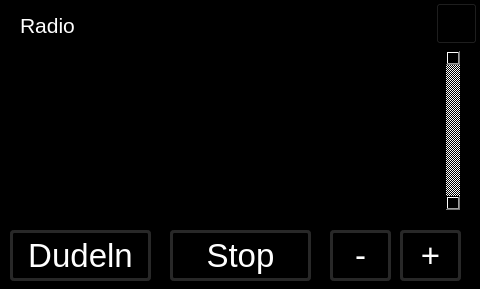
<?xml version="1.0" encoding="UTF-8"?>
<ui version="4.0">
 <class>RadioWindow</class>
 <widget class="QMainWindow" name="RadioWindow">
  <property name="geometry">
   <rect>
    <x>0</x>
    <y>0</y>
    <width>480</width>
    <height>289</height>
   </rect>
  </property>
  <property name="windowTitle">
   <string>MainWindow</string>
  </property>
  <property name="styleSheet">
   <string notr="true">background-color: rgb(0, 0, 0);</string>
  </property>
  <widget class="QWidget" name="centralWidget">
   <widget class="QPushButton" name="pushButtonRadioPlay">
    <property name="geometry">
     <rect>
      <x>10</x>
      <y>230</y>
      <width>141</width>
      <height>51</height>
     </rect>
    </property>
    <property name="palette">
     <palette>
      <active>
       <colorrole role="WindowText">
        <brush brushstyle="SolidPattern">
         <color alpha="255">
          <red>255</red>
          <green>255</green>
          <blue>255</blue>
         </color>
        </brush>
       </colorrole>
       <colorrole role="Button">
        <brush brushstyle="SolidPattern">
         <color alpha="255">
          <red>0</red>
          <green>0</green>
          <blue>0</blue>
         </color>
        </brush>
       </colorrole>
       <colorrole role="Text">
        <brush brushstyle="SolidPattern">
         <color alpha="255">
          <red>255</red>
          <green>255</green>
          <blue>255</blue>
         </color>
        </brush>
       </colorrole>
       <colorrole role="ButtonText">
        <brush brushstyle="SolidPattern">
         <color alpha="255">
          <red>255</red>
          <green>255</green>
          <blue>255</blue>
         </color>
        </brush>
       </colorrole>
       <colorrole role="Base">
        <brush brushstyle="SolidPattern">
         <color alpha="255">
          <red>0</red>
          <green>0</green>
          <blue>0</blue>
         </color>
        </brush>
       </colorrole>
       <colorrole role="Window">
        <brush brushstyle="SolidPattern">
         <color alpha="255">
          <red>0</red>
          <green>0</green>
          <blue>0</blue>
         </color>
        </brush>
       </colorrole>
      </active>
      <inactive>
       <colorrole role="WindowText">
        <brush brushstyle="SolidPattern">
         <color alpha="255">
          <red>255</red>
          <green>255</green>
          <blue>255</blue>
         </color>
        </brush>
       </colorrole>
       <colorrole role="Button">
        <brush brushstyle="SolidPattern">
         <color alpha="255">
          <red>0</red>
          <green>0</green>
          <blue>0</blue>
         </color>
        </brush>
       </colorrole>
       <colorrole role="Text">
        <brush brushstyle="SolidPattern">
         <color alpha="255">
          <red>255</red>
          <green>255</green>
          <blue>255</blue>
         </color>
        </brush>
       </colorrole>
       <colorrole role="ButtonText">
        <brush brushstyle="SolidPattern">
         <color alpha="255">
          <red>255</red>
          <green>255</green>
          <blue>255</blue>
         </color>
        </brush>
       </colorrole>
       <colorrole role="Base">
        <brush brushstyle="SolidPattern">
         <color alpha="255">
          <red>0</red>
          <green>0</green>
          <blue>0</blue>
         </color>
        </brush>
       </colorrole>
       <colorrole role="Window">
        <brush brushstyle="SolidPattern">
         <color alpha="255">
          <red>0</red>
          <green>0</green>
          <blue>0</blue>
         </color>
        </brush>
       </colorrole>
      </inactive>
      <disabled>
       <colorrole role="WindowText">
        <brush brushstyle="SolidPattern">
         <color alpha="255">
          <red>255</red>
          <green>255</green>
          <blue>255</blue>
         </color>
        </brush>
       </colorrole>
       <colorrole role="Button">
        <brush brushstyle="SolidPattern">
         <color alpha="255">
          <red>0</red>
          <green>0</green>
          <blue>0</blue>
         </color>
        </brush>
       </colorrole>
       <colorrole role="Text">
        <brush brushstyle="SolidPattern">
         <color alpha="255">
          <red>255</red>
          <green>255</green>
          <blue>255</blue>
         </color>
        </brush>
       </colorrole>
       <colorrole role="ButtonText">
        <brush brushstyle="SolidPattern">
         <color alpha="255">
          <red>255</red>
          <green>255</green>
          <blue>255</blue>
         </color>
        </brush>
       </colorrole>
       <colorrole role="Base">
        <brush brushstyle="SolidPattern">
         <color alpha="255">
          <red>0</red>
          <green>0</green>
          <blue>0</blue>
         </color>
        </brush>
       </colorrole>
       <colorrole role="Window">
        <brush brushstyle="SolidPattern">
         <color alpha="255">
          <red>0</red>
          <green>0</green>
          <blue>0</blue>
         </color>
        </brush>
       </colorrole>
      </disabled>
     </palette>
    </property>
    <property name="font">
     <font>
      <pointsize>25</pointsize>
     </font>
    </property>
    <property name="cursor">
     <cursorShape>OpenHandCursor</cursorShape>
    </property>
    <property name="styleSheet">
     <string notr="true">QPushButton
{
color: rgb(255, 255, 255);
background-color: rgb(0, 0,0);
border-color: rgb(40, 40, 40);
border-width: 3px;        
border-style: solid;
border-radius: 4px;
}
QPushButton:pressed
{
background-color: rgb(40,40,40)
}
</string>
    </property>
    <property name="text">
     <string>Dudeln</string>
    </property>
   </widget>
   <widget class="QPushButton" name="pushButtonRadioStop">
    <property name="geometry">
     <rect>
      <x>170</x>
      <y>230</y>
      <width>141</width>
      <height>51</height>
     </rect>
    </property>
    <property name="palette">
     <palette>
      <active>
       <colorrole role="WindowText">
        <brush brushstyle="SolidPattern">
         <color alpha="255">
          <red>255</red>
          <green>255</green>
          <blue>255</blue>
         </color>
        </brush>
       </colorrole>
       <colorrole role="Button">
        <brush brushstyle="SolidPattern">
         <color alpha="255">
          <red>0</red>
          <green>0</green>
          <blue>0</blue>
         </color>
        </brush>
       </colorrole>
       <colorrole role="Text">
        <brush brushstyle="SolidPattern">
         <color alpha="255">
          <red>255</red>
          <green>255</green>
          <blue>255</blue>
         </color>
        </brush>
       </colorrole>
       <colorrole role="ButtonText">
        <brush brushstyle="SolidPattern">
         <color alpha="255">
          <red>255</red>
          <green>255</green>
          <blue>255</blue>
         </color>
        </brush>
       </colorrole>
       <colorrole role="Base">
        <brush brushstyle="SolidPattern">
         <color alpha="255">
          <red>0</red>
          <green>0</green>
          <blue>0</blue>
         </color>
        </brush>
       </colorrole>
       <colorrole role="Window">
        <brush brushstyle="SolidPattern">
         <color alpha="255">
          <red>0</red>
          <green>0</green>
          <blue>0</blue>
         </color>
        </brush>
       </colorrole>
      </active>
      <inactive>
       <colorrole role="WindowText">
        <brush brushstyle="SolidPattern">
         <color alpha="255">
          <red>255</red>
          <green>255</green>
          <blue>255</blue>
         </color>
        </brush>
       </colorrole>
       <colorrole role="Button">
        <brush brushstyle="SolidPattern">
         <color alpha="255">
          <red>0</red>
          <green>0</green>
          <blue>0</blue>
         </color>
        </brush>
       </colorrole>
       <colorrole role="Text">
        <brush brushstyle="SolidPattern">
         <color alpha="255">
          <red>255</red>
          <green>255</green>
          <blue>255</blue>
         </color>
        </brush>
       </colorrole>
       <colorrole role="ButtonText">
        <brush brushstyle="SolidPattern">
         <color alpha="255">
          <red>255</red>
          <green>255</green>
          <blue>255</blue>
         </color>
        </brush>
       </colorrole>
       <colorrole role="Base">
        <brush brushstyle="SolidPattern">
         <color alpha="255">
          <red>0</red>
          <green>0</green>
          <blue>0</blue>
         </color>
        </brush>
       </colorrole>
       <colorrole role="Window">
        <brush brushstyle="SolidPattern">
         <color alpha="255">
          <red>0</red>
          <green>0</green>
          <blue>0</blue>
         </color>
        </brush>
       </colorrole>
      </inactive>
      <disabled>
       <colorrole role="WindowText">
        <brush brushstyle="SolidPattern">
         <color alpha="255">
          <red>255</red>
          <green>255</green>
          <blue>255</blue>
         </color>
        </brush>
       </colorrole>
       <colorrole role="Button">
        <brush brushstyle="SolidPattern">
         <color alpha="255">
          <red>0</red>
          <green>0</green>
          <blue>0</blue>
         </color>
        </brush>
       </colorrole>
       <colorrole role="Text">
        <brush brushstyle="SolidPattern">
         <color alpha="255">
          <red>255</red>
          <green>255</green>
          <blue>255</blue>
         </color>
        </brush>
       </colorrole>
       <colorrole role="ButtonText">
        <brush brushstyle="SolidPattern">
         <color alpha="255">
          <red>255</red>
          <green>255</green>
          <blue>255</blue>
         </color>
        </brush>
       </colorrole>
       <colorrole role="Base">
        <brush brushstyle="SolidPattern">
         <color alpha="255">
          <red>0</red>
          <green>0</green>
          <blue>0</blue>
         </color>
        </brush>
       </colorrole>
       <colorrole role="Window">
        <brush brushstyle="SolidPattern">
         <color alpha="255">
          <red>0</red>
          <green>0</green>
          <blue>0</blue>
         </color>
        </brush>
       </colorrole>
      </disabled>
     </palette>
    </property>
    <property name="font">
     <font>
      <pointsize>25</pointsize>
     </font>
    </property>
    <property name="cursor">
     <cursorShape>OpenHandCursor</cursorShape>
    </property>
    <property name="styleSheet">
     <string notr="true">QPushButton
{
color: rgb(255, 255, 255);
background-color: rgb(0, 0,0);
border-color: rgb(40, 40, 40);
border-width: 3px;        
border-style: solid;
border-radius: 4px;
}
QPushButton:pressed
{
background-color: rgb(40,40,40)
}
</string>
    </property>
    <property name="text">
     <string>Stop</string>
    </property>
   </widget>
   <widget class="QPushButton" name="pushButtonVolDown">
    <property name="geometry">
     <rect>
      <x>330</x>
      <y>230</y>
      <width>61</width>
      <height>51</height>
     </rect>
    </property>
    <property name="palette">
     <palette>
      <active>
       <colorrole role="WindowText">
        <brush brushstyle="SolidPattern">
         <color alpha="255">
          <red>255</red>
          <green>255</green>
          <blue>255</blue>
         </color>
        </brush>
       </colorrole>
       <colorrole role="Button">
        <brush brushstyle="SolidPattern">
         <color alpha="255">
          <red>0</red>
          <green>0</green>
          <blue>0</blue>
         </color>
        </brush>
       </colorrole>
       <colorrole role="Text">
        <brush brushstyle="SolidPattern">
         <color alpha="255">
          <red>255</red>
          <green>255</green>
          <blue>255</blue>
         </color>
        </brush>
       </colorrole>
       <colorrole role="ButtonText">
        <brush brushstyle="SolidPattern">
         <color alpha="255">
          <red>255</red>
          <green>255</green>
          <blue>255</blue>
         </color>
        </brush>
       </colorrole>
       <colorrole role="Base">
        <brush brushstyle="SolidPattern">
         <color alpha="255">
          <red>0</red>
          <green>0</green>
          <blue>0</blue>
         </color>
        </brush>
       </colorrole>
       <colorrole role="Window">
        <brush brushstyle="SolidPattern">
         <color alpha="255">
          <red>0</red>
          <green>0</green>
          <blue>0</blue>
         </color>
        </brush>
       </colorrole>
      </active>
      <inactive>
       <colorrole role="WindowText">
        <brush brushstyle="SolidPattern">
         <color alpha="255">
          <red>255</red>
          <green>255</green>
          <blue>255</blue>
         </color>
        </brush>
       </colorrole>
       <colorrole role="Button">
        <brush brushstyle="SolidPattern">
         <color alpha="255">
          <red>0</red>
          <green>0</green>
          <blue>0</blue>
         </color>
        </brush>
       </colorrole>
       <colorrole role="Text">
        <brush brushstyle="SolidPattern">
         <color alpha="255">
          <red>255</red>
          <green>255</green>
          <blue>255</blue>
         </color>
        </brush>
       </colorrole>
       <colorrole role="ButtonText">
        <brush brushstyle="SolidPattern">
         <color alpha="255">
          <red>255</red>
          <green>255</green>
          <blue>255</blue>
         </color>
        </brush>
       </colorrole>
       <colorrole role="Base">
        <brush brushstyle="SolidPattern">
         <color alpha="255">
          <red>0</red>
          <green>0</green>
          <blue>0</blue>
         </color>
        </brush>
       </colorrole>
       <colorrole role="Window">
        <brush brushstyle="SolidPattern">
         <color alpha="255">
          <red>0</red>
          <green>0</green>
          <blue>0</blue>
         </color>
        </brush>
       </colorrole>
      </inactive>
      <disabled>
       <colorrole role="WindowText">
        <brush brushstyle="SolidPattern">
         <color alpha="255">
          <red>255</red>
          <green>255</green>
          <blue>255</blue>
         </color>
        </brush>
       </colorrole>
       <colorrole role="Button">
        <brush brushstyle="SolidPattern">
         <color alpha="255">
          <red>0</red>
          <green>0</green>
          <blue>0</blue>
         </color>
        </brush>
       </colorrole>
       <colorrole role="Text">
        <brush brushstyle="SolidPattern">
         <color alpha="255">
          <red>255</red>
          <green>255</green>
          <blue>255</blue>
         </color>
        </brush>
       </colorrole>
       <colorrole role="ButtonText">
        <brush brushstyle="SolidPattern">
         <color alpha="255">
          <red>255</red>
          <green>255</green>
          <blue>255</blue>
         </color>
        </brush>
       </colorrole>
       <colorrole role="Base">
        <brush brushstyle="SolidPattern">
         <color alpha="255">
          <red>0</red>
          <green>0</green>
          <blue>0</blue>
         </color>
        </brush>
       </colorrole>
       <colorrole role="Window">
        <brush brushstyle="SolidPattern">
         <color alpha="255">
          <red>0</red>
          <green>0</green>
          <blue>0</blue>
         </color>
        </brush>
       </colorrole>
      </disabled>
     </palette>
    </property>
    <property name="font">
     <font>
      <pointsize>25</pointsize>
     </font>
    </property>
    <property name="cursor">
     <cursorShape>OpenHandCursor</cursorShape>
    </property>
    <property name="styleSheet">
     <string notr="true">QPushButton
{
color: rgb(255, 255, 255);
background-color: rgb(0, 0,0);
border-color: rgb(40, 40, 40);
border-width: 3px;        
border-style: solid;
border-radius: 4px;
}
QPushButton:pressed
{
background-color: rgb(40,40,40)
}
</string>
    </property>
    <property name="text">
     <string>-</string>
    </property>
   </widget>
   <widget class="QPushButton" name="pushButtonVolUp">
    <property name="geometry">
     <rect>
      <x>400</x>
      <y>230</y>
      <width>61</width>
      <height>51</height>
     </rect>
    </property>
    <property name="palette">
     <palette>
      <active>
       <colorrole role="WindowText">
        <brush brushstyle="SolidPattern">
         <color alpha="255">
          <red>255</red>
          <green>255</green>
          <blue>255</blue>
         </color>
        </brush>
       </colorrole>
       <colorrole role="Button">
        <brush brushstyle="SolidPattern">
         <color alpha="255">
          <red>0</red>
          <green>0</green>
          <blue>0</blue>
         </color>
        </brush>
       </colorrole>
       <colorrole role="Text">
        <brush brushstyle="SolidPattern">
         <color alpha="255">
          <red>255</red>
          <green>255</green>
          <blue>255</blue>
         </color>
        </brush>
       </colorrole>
       <colorrole role="ButtonText">
        <brush brushstyle="SolidPattern">
         <color alpha="255">
          <red>255</red>
          <green>255</green>
          <blue>255</blue>
         </color>
        </brush>
       </colorrole>
       <colorrole role="Base">
        <brush brushstyle="SolidPattern">
         <color alpha="255">
          <red>0</red>
          <green>0</green>
          <blue>0</blue>
         </color>
        </brush>
       </colorrole>
       <colorrole role="Window">
        <brush brushstyle="SolidPattern">
         <color alpha="255">
          <red>0</red>
          <green>0</green>
          <blue>0</blue>
         </color>
        </brush>
       </colorrole>
      </active>
      <inactive>
       <colorrole role="WindowText">
        <brush brushstyle="SolidPattern">
         <color alpha="255">
          <red>255</red>
          <green>255</green>
          <blue>255</blue>
         </color>
        </brush>
       </colorrole>
       <colorrole role="Button">
        <brush brushstyle="SolidPattern">
         <color alpha="255">
          <red>0</red>
          <green>0</green>
          <blue>0</blue>
         </color>
        </brush>
       </colorrole>
       <colorrole role="Text">
        <brush brushstyle="SolidPattern">
         <color alpha="255">
          <red>255</red>
          <green>255</green>
          <blue>255</blue>
         </color>
        </brush>
       </colorrole>
       <colorrole role="ButtonText">
        <brush brushstyle="SolidPattern">
         <color alpha="255">
          <red>255</red>
          <green>255</green>
          <blue>255</blue>
         </color>
        </brush>
       </colorrole>
       <colorrole role="Base">
        <brush brushstyle="SolidPattern">
         <color alpha="255">
          <red>0</red>
          <green>0</green>
          <blue>0</blue>
         </color>
        </brush>
       </colorrole>
       <colorrole role="Window">
        <brush brushstyle="SolidPattern">
         <color alpha="255">
          <red>0</red>
          <green>0</green>
          <blue>0</blue>
         </color>
        </brush>
       </colorrole>
      </inactive>
      <disabled>
       <colorrole role="WindowText">
        <brush brushstyle="SolidPattern">
         <color alpha="255">
          <red>255</red>
          <green>255</green>
          <blue>255</blue>
         </color>
        </brush>
       </colorrole>
       <colorrole role="Button">
        <brush brushstyle="SolidPattern">
         <color alpha="255">
          <red>0</red>
          <green>0</green>
          <blue>0</blue>
         </color>
        </brush>
       </colorrole>
       <colorrole role="Text">
        <brush brushstyle="SolidPattern">
         <color alpha="255">
          <red>255</red>
          <green>255</green>
          <blue>255</blue>
         </color>
        </brush>
       </colorrole>
       <colorrole role="ButtonText">
        <brush brushstyle="SolidPattern">
         <color alpha="255">
          <red>255</red>
          <green>255</green>
          <blue>255</blue>
         </color>
        </brush>
       </colorrole>
       <colorrole role="Base">
        <brush brushstyle="SolidPattern">
         <color alpha="255">
          <red>0</red>
          <green>0</green>
          <blue>0</blue>
         </color>
        </brush>
       </colorrole>
       <colorrole role="Window">
        <brush brushstyle="SolidPattern">
         <color alpha="255">
          <red>0</red>
          <green>0</green>
          <blue>0</blue>
         </color>
        </brush>
       </colorrole>
      </disabled>
     </palette>
    </property>
    <property name="font">
     <font>
      <pointsize>25</pointsize>
     </font>
    </property>
    <property name="cursor">
     <cursorShape>OpenHandCursor</cursorShape>
    </property>
    <property name="styleSheet">
     <string notr="true">QPushButton
{
color: rgb(255, 255, 255);
background-color: rgb(0, 0,0);
border-color: rgb(40, 40, 40);
border-width: 3px;        
border-style: solid;
border-radius: 4px;
}
QPushButton:pressed
{
background-color: rgb(40,40,40)
}
</string>
    </property>
    <property name="text">
     <string>+</string>
    </property>
   </widget>
   <widget class="QListWidget" name="listWidgetRadio">
    <property name="enabled">
     <bool>true</bool>
    </property>
    <property name="geometry">
     <rect>
      <x>20</x>
      <y>50</y>
      <width>441</width>
      <height>161</height>
     </rect>
    </property>
    <property name="font">
     <font>
      <pointsize>24</pointsize>
     </font>
    </property>
    <property name="autoFillBackground">
     <bool>false</bool>
    </property>
    <property name="styleSheet">
     <string notr="true">QListWidget::item:selected {
     color: rgb(100,100,100);
     background-color: rgb(0,0,0);
}
QListWidget::item:selected {
     color: rgb(255,255,255);
     background-color: rgb(0,0,0);
}
QScrollBar:vertical {
     border: 2px solid rgb(20,20,20);
     background: rgb(0,0,0);
     width: 25px;
     margin: 0px 0 0px 0;
 }
 QScrollBar::handle:vertical {
     background: rgb(120,120,120);
     min-height: 20px;
}</string>
    </property>
    <property name="verticalScrollBarPolicy">
     <enum>Qt::ScrollBarAlwaysOn</enum>
    </property>
    <property name="autoScroll">
     <bool>true</bool>
    </property>
    <property name="editTriggers">
     <set>QAbstractItemView::NoEditTriggers</set>
    </property>
    <property name="selectionBehavior">
     <enum>QAbstractItemView::SelectItems</enum>
    </property>
    <property name="currentRow">
     <number>-1</number>
    </property>
    <property name="sortingEnabled">
     <bool>false</bool>
    </property>
   </widget>
   <widget class="QLabel" name="labelTime_2">
    <property name="geometry">
     <rect>
      <x>20</x>
      <y>10</y>
      <width>71</width>
      <height>31</height>
     </rect>
    </property>
    <property name="font">
     <font>
      <pointsize>16</pointsize>
     </font>
    </property>
    <property name="styleSheet">
     <string notr="true">color: rgb(255, 255, 255);</string>
    </property>
    <property name="text">
     <string>&lt;html&gt;&lt;head/&gt;&lt;body&gt;&lt;p&gt;Radio&lt;/p&gt;&lt;/body&gt;&lt;/html&gt;</string>
    </property>
   </widget>
   <widget class="QPushButton" name="pushButtonHome">
    <property name="geometry">
     <rect>
      <x>436</x>
      <y>3</y>
      <width>41</width>
      <height>41</height>
     </rect>
    </property>
    <property name="palette">
     <palette>
      <active>
       <colorrole role="WindowText">
        <brush brushstyle="SolidPattern">
         <color alpha="255">
          <red>255</red>
          <green>255</green>
          <blue>255</blue>
         </color>
        </brush>
       </colorrole>
       <colorrole role="Button">
        <brush brushstyle="SolidPattern">
         <color alpha="0">
          <red>0</red>
          <green>0</green>
          <blue>0</blue>
         </color>
        </brush>
       </colorrole>
       <colorrole role="Text">
        <brush brushstyle="SolidPattern">
         <color alpha="255">
          <red>255</red>
          <green>255</green>
          <blue>255</blue>
         </color>
        </brush>
       </colorrole>
       <colorrole role="ButtonText">
        <brush brushstyle="SolidPattern">
         <color alpha="255">
          <red>255</red>
          <green>255</green>
          <blue>255</blue>
         </color>
        </brush>
       </colorrole>
       <colorrole role="Base">
        <brush brushstyle="SolidPattern">
         <color alpha="0">
          <red>0</red>
          <green>0</green>
          <blue>0</blue>
         </color>
        </brush>
       </colorrole>
       <colorrole role="Window">
        <brush brushstyle="SolidPattern">
         <color alpha="0">
          <red>0</red>
          <green>0</green>
          <blue>0</blue>
         </color>
        </brush>
       </colorrole>
      </active>
      <inactive>
       <colorrole role="WindowText">
        <brush brushstyle="SolidPattern">
         <color alpha="255">
          <red>255</red>
          <green>255</green>
          <blue>255</blue>
         </color>
        </brush>
       </colorrole>
       <colorrole role="Button">
        <brush brushstyle="SolidPattern">
         <color alpha="0">
          <red>0</red>
          <green>0</green>
          <blue>0</blue>
         </color>
        </brush>
       </colorrole>
       <colorrole role="Text">
        <brush brushstyle="SolidPattern">
         <color alpha="255">
          <red>255</red>
          <green>255</green>
          <blue>255</blue>
         </color>
        </brush>
       </colorrole>
       <colorrole role="ButtonText">
        <brush brushstyle="SolidPattern">
         <color alpha="255">
          <red>255</red>
          <green>255</green>
          <blue>255</blue>
         </color>
        </brush>
       </colorrole>
       <colorrole role="Base">
        <brush brushstyle="SolidPattern">
         <color alpha="0">
          <red>0</red>
          <green>0</green>
          <blue>0</blue>
         </color>
        </brush>
       </colorrole>
       <colorrole role="Window">
        <brush brushstyle="SolidPattern">
         <color alpha="0">
          <red>0</red>
          <green>0</green>
          <blue>0</blue>
         </color>
        </brush>
       </colorrole>
      </inactive>
      <disabled>
       <colorrole role="WindowText">
        <brush brushstyle="SolidPattern">
         <color alpha="255">
          <red>255</red>
          <green>255</green>
          <blue>255</blue>
         </color>
        </brush>
       </colorrole>
       <colorrole role="Button">
        <brush brushstyle="SolidPattern">
         <color alpha="0">
          <red>0</red>
          <green>0</green>
          <blue>0</blue>
         </color>
        </brush>
       </colorrole>
       <colorrole role="Text">
        <brush brushstyle="SolidPattern">
         <color alpha="255">
          <red>255</red>
          <green>255</green>
          <blue>255</blue>
         </color>
        </brush>
       </colorrole>
       <colorrole role="ButtonText">
        <brush brushstyle="SolidPattern">
         <color alpha="255">
          <red>255</red>
          <green>255</green>
          <blue>255</blue>
         </color>
        </brush>
       </colorrole>
       <colorrole role="Base">
        <brush brushstyle="SolidPattern">
         <color alpha="0">
          <red>0</red>
          <green>0</green>
          <blue>0</blue>
         </color>
        </brush>
       </colorrole>
       <colorrole role="Window">
        <brush brushstyle="SolidPattern">
         <color alpha="0">
          <red>0</red>
          <green>0</green>
          <blue>0</blue>
         </color>
        </brush>
       </colorrole>
      </disabled>
     </palette>
    </property>
    <property name="font">
     <font>
      <pointsize>16</pointsize>
     </font>
    </property>
    <property name="cursor">
     <cursorShape>OpenHandCursor</cursorShape>
    </property>
    <property name="styleSheet">
     <string notr="true">QPushButton
{
background: transparent;
border-image: url(gui/home.png);
}
</string>
    </property>
    <property name="text">
     <string/>
    </property>
   </widget>
  </widget>
 </widget>
 <layoutdefault spacing="6" margin="11"/>
 <resources/>
 <connections/>
 <slots>
  <slot>doorOpenClose()</slot>
 </slots>
</ui>
